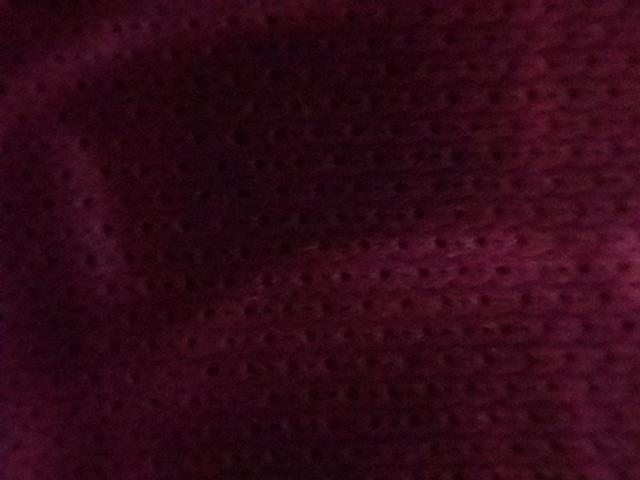
#> input picture data/images/images_line/image04.jpg, 640 x 480 px, given in place of the camera
$ python score_focus_realtime.py   (older library calls are emulated)
#> lines starting #> are read from the running program, lines starting #| are printed output that depends on the picture
### visual_encoder/score_focus.py
import cv2
import numpy


# [23 lines left out: functions score_lapv, score_lapm, not called in this run]


def score_teng(img):
    """Implements the Tenengrad (TENG) focus measure operator.
    Based on the gradient of the image.

    :param img: the image the measure is applied to
    :type img: numpy.ndarray
    :returns: numpy.float32 -- the degree of focus
    """
    gaussianX = cv2.Sobel(img, cv2.CV_64F, 1, 0)
    gaussianY = cv2.Sobel(img, cv2.CV_64F, 1, 0)
    return numpy.mean(gaussianX * gaussianX +
                      gaussianY * gaussianY)


# [8 lines left out: function score_mlog, not called in this run]

### PC/score_focus_realtime.py
import time

import cv2
import matplotlib.pyplot as plt

from visual_encoder.score_focus import score_teng

camera_id = 1  # Altere o id da câmera aqui
total_rec_time = 60  # seconds
max_fps = 30  # Define o FPS máximo desejado

# Inicialize as listasc para armazenar os scores
score_history = []

# Define a função para atualizar e exibir o gráfico em tempo real
def update_graph(score):
    global score_history  # Declarar como global
    score_history.append(score)
    score_history = score_history[-100:]  # Mantenha apenas os últimos 20 valores

    plt.clf()  # Limpe o gráfico anterior
    plt.plot(score_history)
    plt.xlabel('Frame')
    plt.ylabel('Score')
    plt.title('Score em tempo real ' + "{:.3f}".format(score))  # Exibe apenas 3 dígitos após a vírgula
    plt.pause(0.01)  # Pause para atualizar o gráfico

# define a video capture object
print('Requesting access to camera. This may take a while...')
vid = cv2.VideoCapture(camera_id)
print('Got access to camera!')

frame_num = 0  # para guardar o número de frames.
start_time = time.time()

while time.time() <= start_time + total_rec_time:
    # Calcular o tempo de execução de cada iteração
    start_iteration_time = time.time()

    ret, frame = vid.read(1)
#> frame is the input picture: shape (480, 640, 3); mean B, G, R 22.5, 8.6, 49.1
    if ret:
        cv2_img = cv2.cvtColor(frame, cv2.COLOR_BGR2RGB)
        cv2.imshow('frame', frame)
        focus_score = score_teng(cv2_img) #pode ser alterado por qualquer função de score -> disponível em score_focus.py
#> in score_teng, `gaussianX = cv2.Sobel(img, cv2.CV_64F, 1, 0)`:
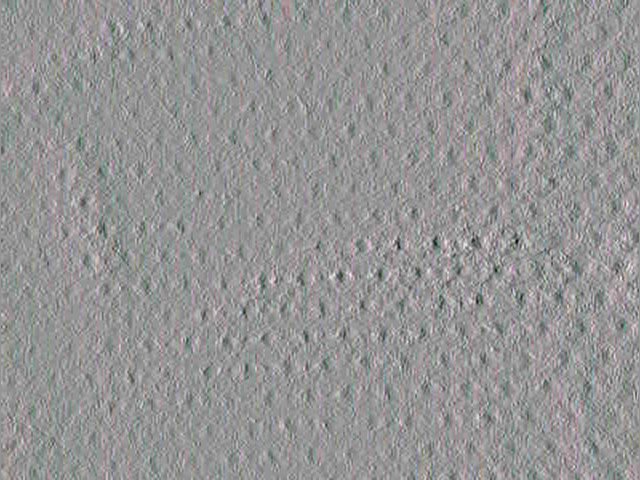
#> gaussianX: shape (480, 640, 3) float64; mean R, G, B 0.3, 0.1, 0.1; drawn with min black and max white
#> focus_score = 248.5
        update_graph(focus_score)
#> in update_graph, `score_history = score_history[-100:]`: score_history = [248.5]
#> in update_graph, `plt.pause(0.01)`:
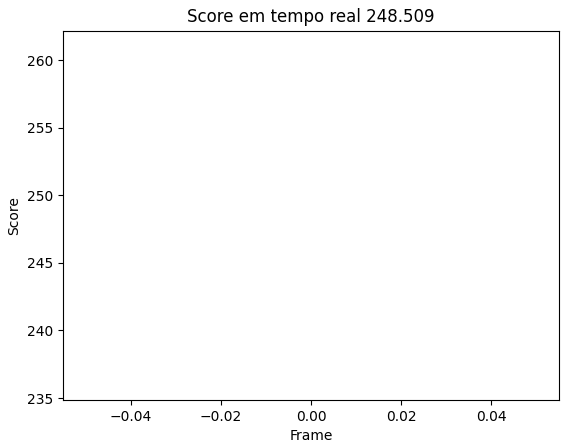
#> figure drawn by matplotlib, 1 panel
    else:
        print("Erro ao ler o quadro.")

    # Calcular o tempo de espera necessário para manter o FPS máximo
    elapsed_time = time.time() - start_iteration_time
    wait_time = max(1.0 / max_fps - elapsed_time, 0)
    time.sleep(wait_time)

vid.release()
plt.show()  # Exibe o gráfico final após a execução do loop

$ run again, on data/images/images_line/image112.jpg
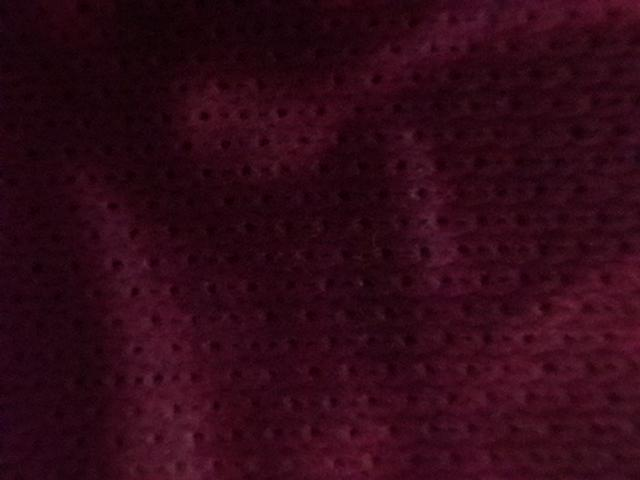
#> input picture data/images/images_line/image112.jpg, 640 x 480 px, given in place of the camera
#> frame is the input picture: shape (480, 640, 3); mean B, G, R 22.5, 8.9, 48.7
#> in score_teng, `gaussianX = cv2.Sobel(img, cv2.CV_64F, 1, 0)`:
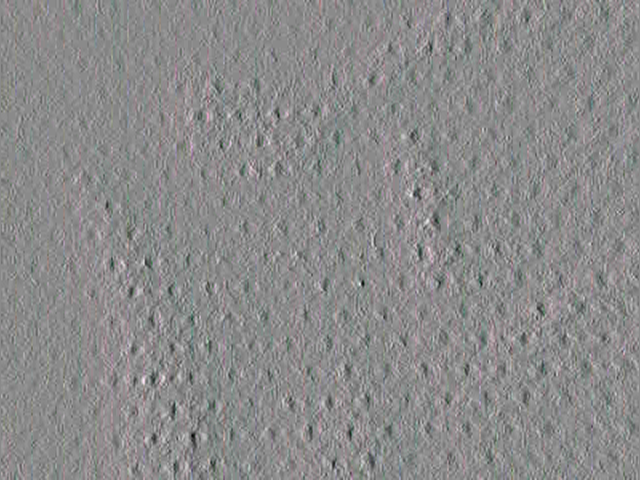
#> gaussianX: shape (480, 640, 3) float64; mean R, G, B 0.3, 0.1, 0.1; drawn with min black and max white
#> focus_score = 288.7
#> score_history = [288.7]
#> in update_graph, `plt.pause(0.01)`:
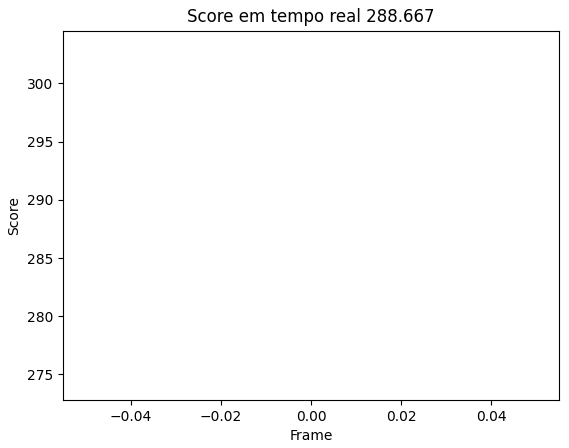
#> figure drawn by matplotlib, 1 panel

$ run again, on data/images/images_line/image121.jpg
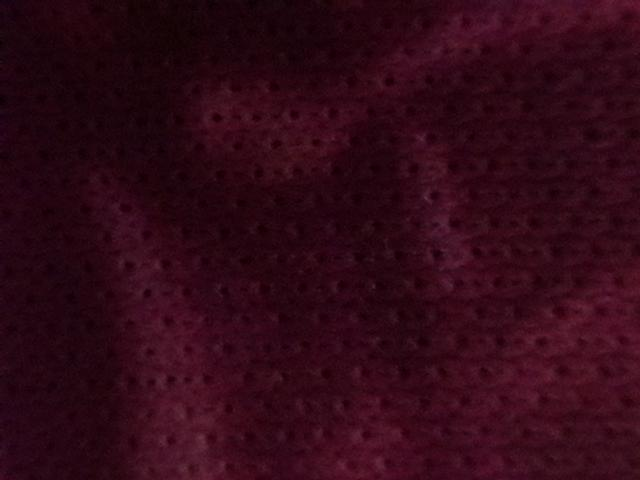
#> input picture data/images/images_line/image121.jpg, 640 x 480 px, given in place of the camera
#> frame is the input picture: shape (480, 640, 3); mean B, G, R 22.1, 8.9, 48.2
#> in score_teng, `gaussianX = cv2.Sobel(img, cv2.CV_64F, 1, 0)`:
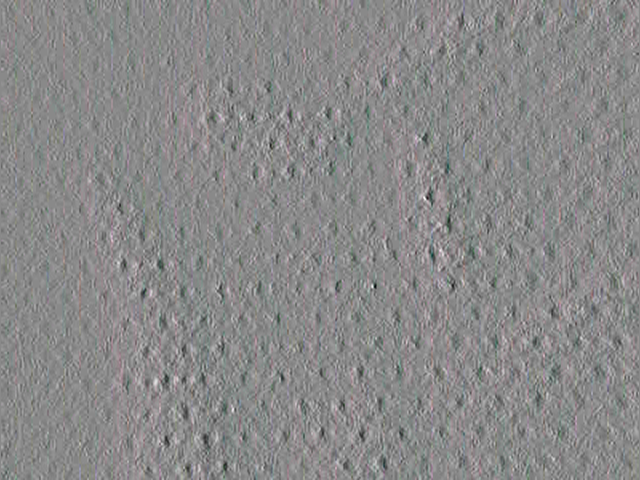
#> gaussianX: shape (480, 640, 3) float64; mean R, G, B 0.3, 0.1, 0.1; drawn with min black and max white
#> focus_score = 286.6
#> score_history = [286.6]
#> in update_graph, `plt.pause(0.01)`:
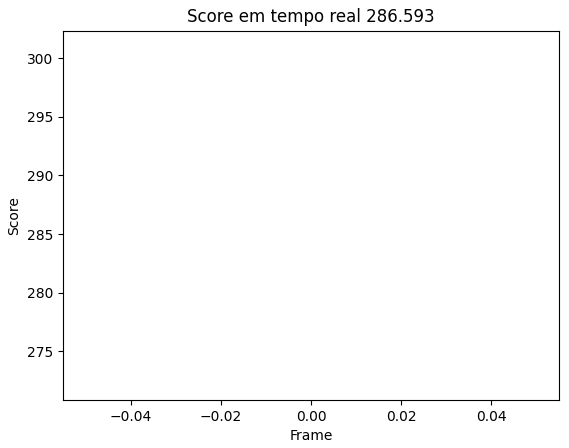
#> figure drawn by matplotlib, 1 panel
